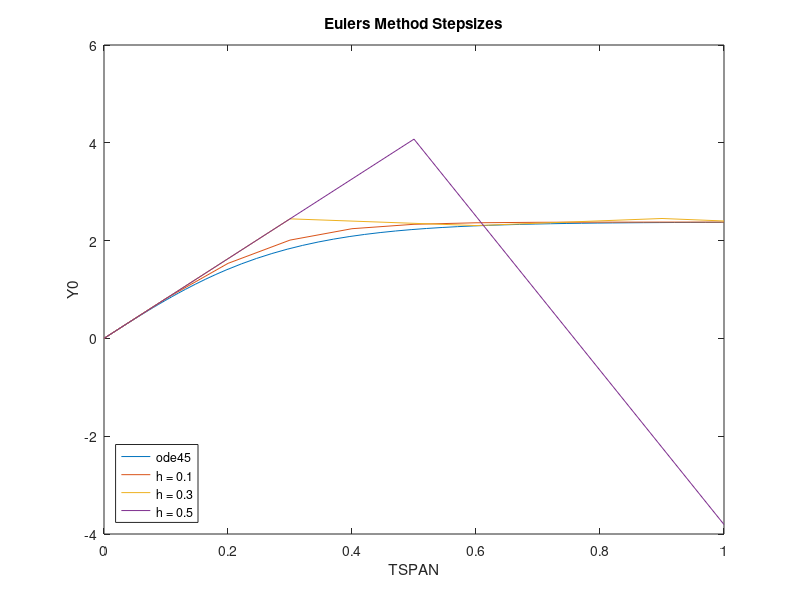

The MATLAB script that drew this image:
function n9934731ode()
ODEFUN = @(t,y) 8.15-1.44*y^2;
TSPAN = [0 1];
Y0 = 0;
[TOUT, YOUT] = ode45(ODEFUN,TSPAN,Y0)
plot(TOUT,YOUT);
hold on
    for h = [0.1,0.3,0.5] %euler2 stepsizes
        [TOUT,YOUT] = euler2(ODEFUN,TSPAN,Y0,h);
        plot(TOUT,YOUT);
    end
title('Eulers Method Stepsizes')
xlabel('TSPAN')
ylabel('Y0')
legend('ode45','h = 0.1','h = 0.3','h = 0.5','location','southwest')
hold off;

end

function [TOUT,YOUT] = apply_ode45()
    ODEFUN = @(t,y) 8.15-1.44*y^2;
    TSPAN = [0 1];
    Y0 = 0;
    [TOUT, YOUT] = ode45(ODEFUN,TSPAN,Y0)
end

function [TOUT,YOUT] = euler2(ODEFUN,TSPAN,Y0,h)
t0 = TSPAN(1);
tf = TSPAN(2);

TOUT = t0:h:tf;
YOUT = Y0;
i = 1;

while TOUT(i) < TSPAN(2)
     YOUT(i+1) = YOUT(i) + h*ODEFUN(TOUT(i),YOUT(i));
     TOUT(i+1) = TOUT(i) + h;
     if TOUT(i+1) + h > TSPAN(2)
         h = TSPAN(2) - TOUT(i+1);
     end
     i = i + 1;
end
end
